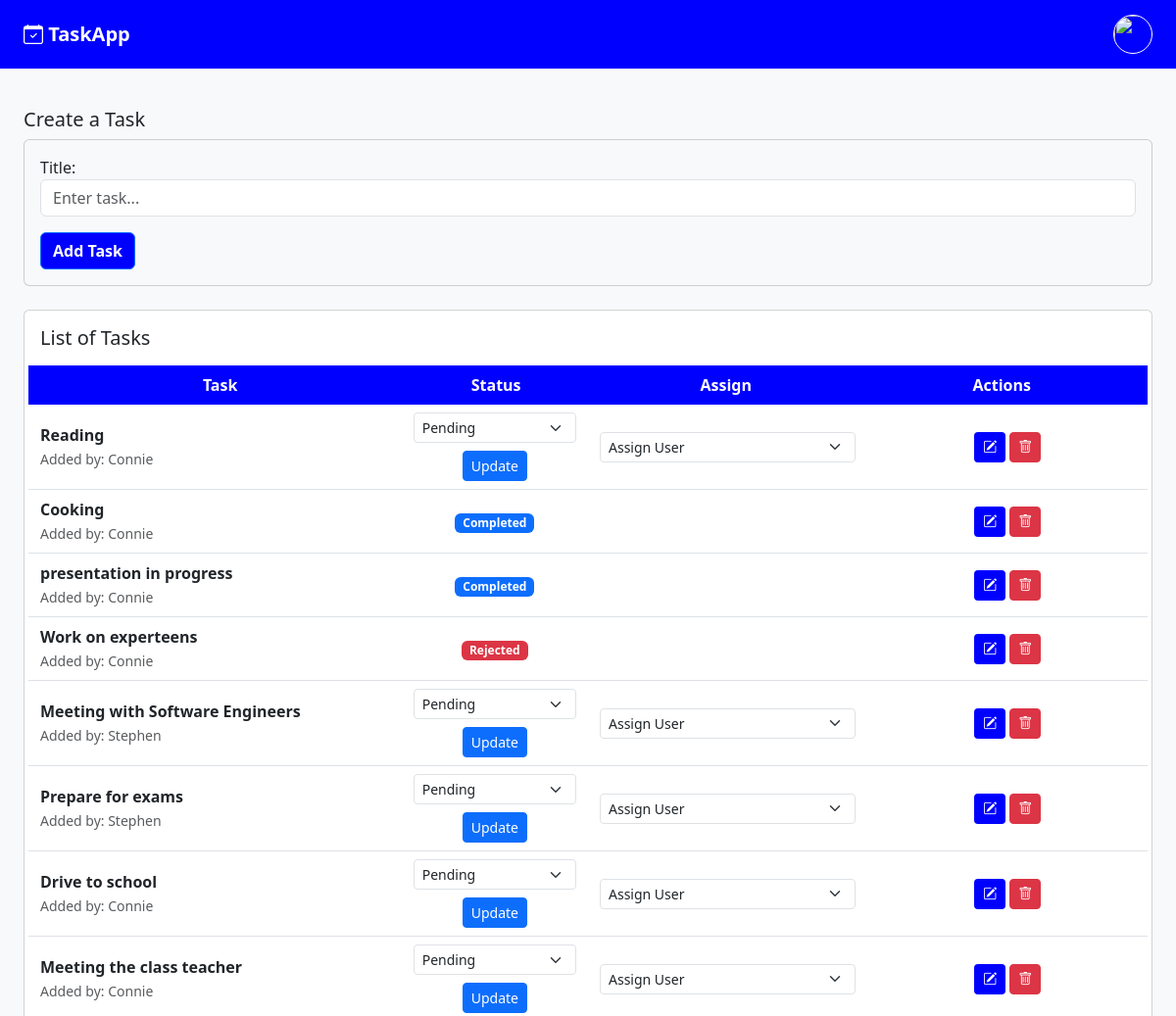
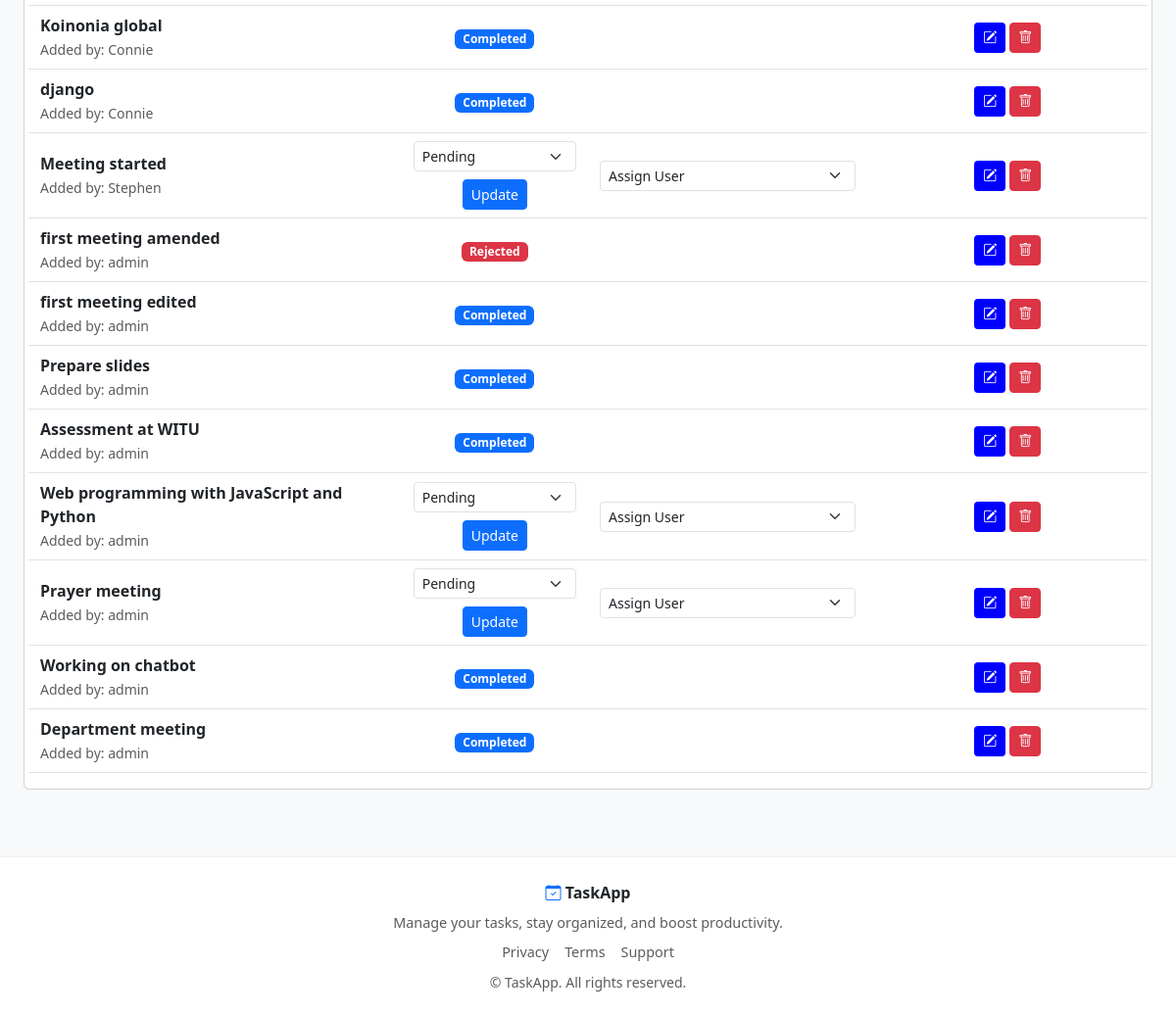
The app's page / (signed in) with its own data (2 pictures, top to bottom).
### core/models.py (models this page shows, shortened)
class Task(models.Model):
    STATUS_CHOICES = [
        ('pending', 'Pending'),
        ('completed', 'Completed'),
        ('rejected', 'Rejected'),
    ]
    created_by = models.ForeignKey(User, on_delete=models.CASCADE, related_name="created_tasks",default=1)
    assigned_to = models.ManyToManyField(User, related_name='assigned_tasks')
    title = models.CharField(max_length=255)
    status = models.CharField(max_length=10, choices=STATUS_CHOICES, default='pending')
    created_at = models.DateTimeField(auto_now_add=True)

### core/views.py (the view)
# urls.py: path('', views.task_list, name='task_list'),
@login_required
def task_list(request):
    tasks = Task.objects.all().order_by('-created_at')
    users = User.objects.all()
    form = TaskForm()
    return render(request, 'tasks.html', {
        'tasks': tasks,
        'form': form,
        'users': users,
        'user': request.user
    })

### core/forms.py
class TaskForm(forms.ModelForm):
    class Meta:
        model = Task
        fields = ['title']
        widgets = {
            'title': forms.TextInput(attrs={
                'class': 'form-control',
                'placeholder': 'Enter task...'
            }),
        }

### core/templates/tasks.html (shortened to what this page needs)
<!DOCTYPE html>
<html>
<head>
    <link href="https://cdn.jsdelivr.net/npm/bootstrap@5.3.3/dist/css/bootstrap.min.css" rel="stylesheet">
    <link href="https://cdn.jsdelivr.net/npm/bootstrap-icons/font/bootstrap-icons.css" rel="stylesheet">
</head>
<body class="bg-light">
    <nav class="navbar navbar-expand-lg px-4"
    style="background:rgb(0, 0, 255);
            color:white;
            padding:15px 30px;
            font-size:1.3rem;
            font-weight:700;">
        <a class="navbar-brand fw-bolder text-white " href="#"><i class="bi bi-calendar-check"> </i>TaskApp</a>
        <div class="collapse navbar-collapse" id="navbarNav">
            <div class="ms-auto">
                {% if user.is_authenticated %}
                        {% if user.userprofile.profile_picture %}
                        <a href="{% url 'update_profile' %}"><img src="{{ user.userprofile.profile_picture.url }}" width="40" height="40"
                             class="rounded-circle object-fit-cover border border-1 border-white"
                             ></a>
                        {% else %}
                        <a href="{% url 'update_profile' %}"><img src="/media/default.png" width="40" height="40"
                             class="rounded-circle object-fit-cover border border-1 border-white"></a>
                        {% endif %}
                </div>
                {% endif %}
            </div>
    </nav>
    <div class="px-4 py-3">
    <h5 class="mt-4">Create a Task</h5>
    <div class="card mb-4 bg-light">
        <div class="card-body">
            <form method="POST" action="{% url 'create_task' %}">
                <div class="mb-3">
                    {{ form.title.label_tag }}
                    {{ form.title }}
                </div>
                <button type="submit" class="btn btn-primary" style="background:rgb(0, 0, 255);
            color:white; font-weight:700;">Add Task</button>
            </form>
        </div>
    </div>
    <div class="card p-3 mb-5">
        <h5 class="mb-3">List of Tasks</h5>
        <div class="row text-white p-2 fw-bold text-center" style="background:rgb(0, 0, 255);
            color:white; font-weight:700;">
            <div class="col-md-4">Task</div>
            <div class="col-md-2">Status</div>
            <div class="col-md-3">Assign</div>
            <div class="col-md-3">Actions</div>
        </div>
        {% for task in tasks %}
        <div class="row align-items-center text-center border-bottom py-2">
            <div class="col-md-4 text-start">
                <strong>{{ task.title }}</strong><br>
                <small class="text-muted">Added by: {{ task.created_by }}</small>
            </div>
<div class="col-md-2">
    {% if request.user == task.created_by or user.is_superuser or request.user in task.assigned_to.all %}
        {% if task.status == 'completed' or task.status == 'rejected' %}
            {% if task.status == 'completed' %}
                <span class="badge bg-primary">Completed</span>
            {% elif task.status == 'rejected' %}
                <span class="badge bg-danger">Rejected</span>
            {% endif %}
        {% else %}
            <form method="POST" action="{% url 'update_task' task.id %}" id="statusForm{{ task.id }}">
                <select name="status"
                        class="form-select form-select-sm"
                        id="statusSelect{{ task.id }}">
                    <option value="pending" {% if task.status == 'pending' %}selected{% endif %}>
                        Pending
                    </option>
                </select>
                <button type="button"
                        class="btn btn-sm btn-primary mt-2"
                        data-bs-toggle="modal"
                        data-bs-target="#statusModal{{ task.id }}">
                    Update
                </button>
            </form>
        {% endif %}
    {% endif %}
</div>
            <div class="col-md-3">
                {% if request.user == task.created_by or user.is_superuser %}
                    {% if task.status != 'completed' and task.status != 'rejected' %}
                <form method="POST" action="{% url 'assign_task' task.id %}">
                    <select name="assigned_user" class="form-select form-select-sm" onchange="this.form.submit()">
                        <option value="">Assign User</option>
                    </select>
                </form>
                    {% endif %}
                {% endif %}
            </div>
            <div class="col-md-3">
                {% if request.user == task.created_by or user.is_superuser %}
                <button class="btn btn-sm " style="background:rgb(0, 0, 255);
            color:white; font-weight:700;" onclick="toggleEdit({{ task.id }})">
                    <i class="bi bi-pencil-square"></i>
                </button>
                <form method="POST" action="{% url 'delete_task' task.id %}" class="d-inline">
                    <button class="btn btn-sm btn-danger">
                        <i class="bi bi-trash"></i>
                    </button>
                </form>
                {% endif %}
            </div>
        </div>
        {% endfor %}
    </div>
</div>
<footer class="task-footer mt-1">
    <div class="container text-center py-4">
        <div class="mb-2">
            <i class="bi bi-calendar-check text-primary"></i>
            <strong>TaskApp</strong>
        </div>
        <p class="text-muted mb-2" style="font-size:0.9rem;">
            Manage your tasks, stay organized, and boost productivity.
        </p>
        <div class="d-flex justify-content-center gap-3 mb-2">
            <a href="#" class="text-muted">
                Privacy
            </a>
            <a href="#" class="text-muted">
                Terms
            </a>
            <a href="#" class="text-muted">
                Support
            </a>
        </div>
        <small class="text-muted">
            © {{ now|date:"Y" }} TaskApp. All rights reserved.
        </small>
    </div>
</footer>
</body>
</html>

### core/templates/tasks.html (style rules this page uses)
.task-footer { background: #ffffff; border-top: 1px solid #edf2f7; }
.task-footer a { text-decoration: none; font-size: 0.9rem; }

### records on screen
Task: title "Reading", created_by "Connie", status "Pending"
Task: title "Cooking", created_by "Connie", status "Completed"
Task: title "presentation in progress", created_by "Connie", status "Completed"
Task: title "Work on experteens", created_by "Connie", status "Rejected"
Task: title "Meeting with Software Engineers", created_by "Stephen", status "Pending"
Task: title "Prepare for exams", created_by "Stephen", status "Pending"
Task: title "Drive to school", created_by "Connie", status "Pending"
Task: title "Meeting the class teacher", created_by "Connie", status "Pending"
Task: title "Koinonia global", created_by "Connie", status "Completed"
Task: title "django", created_by "Connie", status "Completed"
Task: title "Meeting started", created_by "Stephen", status "Pending"
Task: title "first meeting amended", created_by "admin", status "Rejected"
Task: title "first meeting edited", created_by "admin", status "Completed"
Task: title "Prepare slides", created_by "admin", status "Completed"
Task: title "Assessment at WITU", created_by "admin", status "Completed"
Task: title "Web programming with JavaScript and Python", created_by "admin", status "Pending"
Task: title "Prayer meeting", created_by "admin", status "Pending"
Task: title "Working on chatbot", created_by "admin", status "Completed"
Task: title "Department meeting", created_by "admin", status "Completed"
